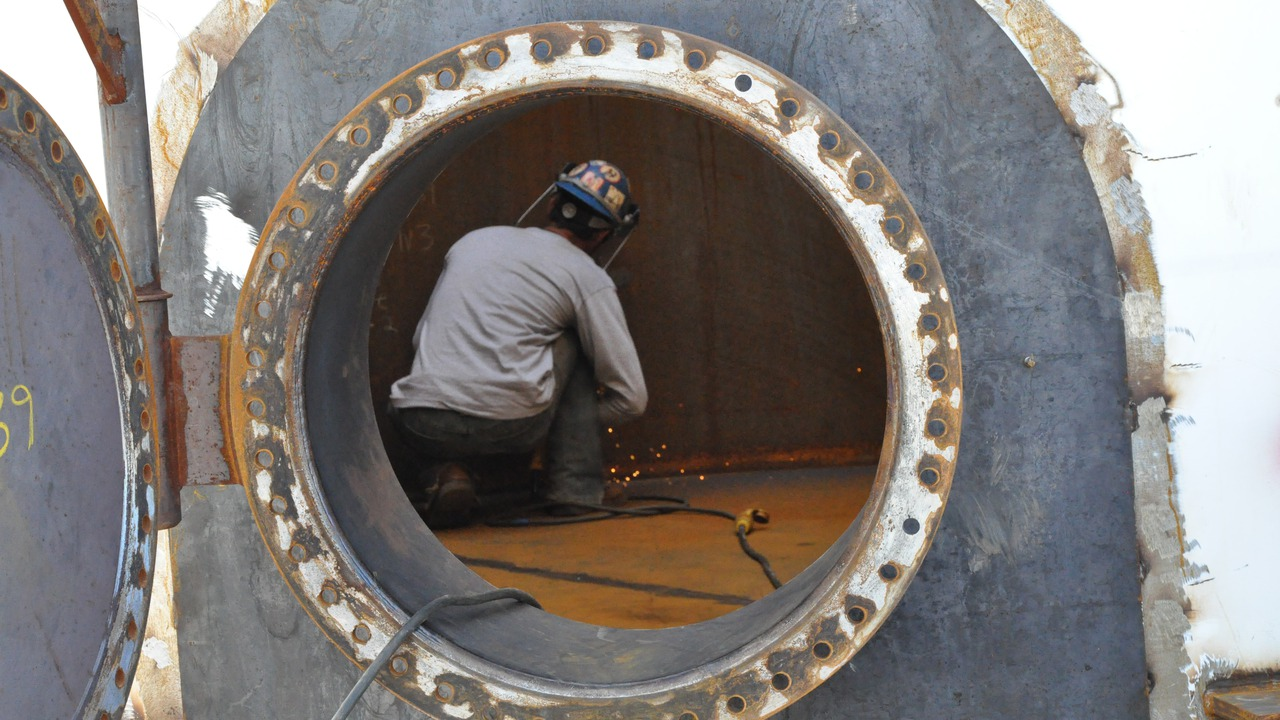
#> input picture dataset/images/visual_security/chemical__chemical_storage_tanks.jpg, 1280 x 720 px
$ python -i import_screened_image_candidates.py   (imports and definitions only)   (older library calls are emulated)
#> lines starting #> are read from the running program, lines starting #| are printed output that depends on the picture; after the words box and inside, x2 and y2 are one past the last pixel; in counts of white or black regions, pixels touching at a corner belong together
#!/usr/bin/env python3
"""Screen image candidates, import accepted references, and add samples.

The script only imports candidates that can be mapped to an existing scene. It
moves accepted files from dataset/images_candidates into dataset/images, assigns
canonical ref_NN names, clones the scene metadata into new samples, and rebuilds
the prompt fields.
"""

from __future__ import annotations

import argparse
import csv
import json
import os
import re
import shutil
import sys
import time
from collections import Counter, defaultdict
from contextlib import contextmanager
from pathlib import Path

import cv2
import numpy as np
from PIL import Image

REPO_ROOT = Path(__file__).resolve().parents[1]
if str(REPO_ROOT) not in sys.path:
    sys.path.insert(0, str(REPO_ROOT))

from eval.application_taxonomy import enrich_application_fields
from scripts.rebuild_generation_prompts import build_evaluation_prompt, build_prompt

IMAGE_SUFFIXES = {".jpg", ".jpeg", ".png", ".webp"}
DOMAIN_PREFIX = {
    "visual_security": "vsec",
    "embodied_robotics": "erob",
    "heavy_load_construction": "hload",
    "precision_defect_gen": "pdef",
    "extreme_emergency": "emerg",
}
DOMAIN_NAMES = set(DOMAIN_PREFIX)
SCENE_QUALITY_OVERRIDES = {
    "erob_light_curtain_emergency_stop": {
        "max_edge_density": 0.32,
        "min_pattern_edge_density": 0.32,
        "max_skin_ratio": 0.36,
    },
}


def _load_samples(path: Path) -> dict:
    return json.loads(path.read_text(encoding="utf-8"))


# [10 lines left out: functions _write_samples, _iter_images, not called in this run]


def _scene_from_quality_backfill_name(path: Path) -> str | None:
    match = re.match(r"(?P<scene>(?:vsec|erob|hload|pdef|emerg)_[a-z0-9_]+)__ref_\d+$", path.stem)
    return match.group("scene") if match else None


# [77 lines left out: functions _candidate_scene, _image_metrics, not called in this run]


def _face_area_ratio(gray: np.ndarray) -> float:
    cascade_path = Path(cv2.data.haarcascades) / "haarcascade_frontalface_default.xml"
    if not cascade_path.exists():
        return 0.0
    classifier = cv2.CascadeClassifier(str(cascade_path))
    if classifier.empty():
        return 0.0
    small = cv2.resize(gray, (0, 0), fx=0.5, fy=0.5, interpolation=cv2.INTER_AREA)
    faces = classifier.detectMultiScale(small, scaleFactor=1.1, minNeighbors=5, minSize=(40, 40))
    if len(faces) == 0:
        return 0.0
    image_area = float(gray.shape[0] * gray.shape[1])
    return float(sum(w * h * 4.0 for _, _, w, h in faces) / image_area)


def _hash_values_from_luma(image: Image.Image, hash_size: int = 8) -> tuple[str, str]:
    ahash_arr = np.array(image.resize((hash_size, hash_size), Image.Resampling.LANCZOS), dtype=np.float32)
    avg = float(ahash_arr.mean())
    ahash_bits = (ahash_arr > avg).flatten()
    ahash_value = 0
    for bit in ahash_bits:
        ahash_value = (ahash_value << 1) | int(bool(bit))

    dhash_arr = np.array(image.resize((hash_size + 1, hash_size), Image.Resampling.LANCZOS), dtype=np.int16)
    dhash_bits = (dhash_arr[:, 1:] > dhash_arr[:, :-1]).flatten()
    dhash_value = 0
    for bit in dhash_bits:
        dhash_value = (dhash_value << 1) | int(bool(bit))

    width = hash_size * hash_size // 4
    return f"{ahash_value:0{width}x}", f"{dhash_value:0{width}x}"


def _image_hashes(path: Path, hash_size: int = 8) -> tuple[str, str]:
    with Image.open(path) as image:
        return _hash_values_from_luma(image.convert("L"), hash_size)


def _image_metrics_and_hashes(path: Path) -> tuple[dict, str, str]:
    with Image.open(path) as image:
#> image is the input picture: PIL image 1280x720 RGB; mean R, G, B 127.5, 122.8, 120.1
        rgb = image.convert("RGB")
        width, height = rgb.size
        arr = np.array(rgb)
        ahash, dhash = _hash_values_from_luma(image.convert("L"))
#> in _hash_values_from_luma, `avg = float(ahash_arr.mean())`: avg = 123.5
#> the loop in _hash_values_from_luma, `for bit in ahash_bits:` made 64 passes
#> (bit, ahash_value) on passes 3 to 10: (True, 7), (True, 15), (True, 31), (False, 62), (True, 125), (True, 251), (True, 503), (True, 1007)
#> after the loop in _hash_values_from_luma, `for bit in ahash_bits:`: ahash_value = 18142543372789859809
#> the loop in _hash_values_from_luma, `for bit in dhash_bits:` made 64 passes
#> (bit, dhash_value) on passes 2 to 9: (False, 0), (True, 1), (True, 3), (False, 6), (False, 12), (True, 25), (True, 51), (False, 102)
#> after the loop in _hash_values_from_luma, `for bit in dhash_bits:`: dhash_value = 3678189260615032227
#> ahash = 'fbc743130141c5e1'; dhash = '330b8da5079d9da3'
    gray = cv2.cvtColor(arr, cv2.COLOR_RGB2GRAY)
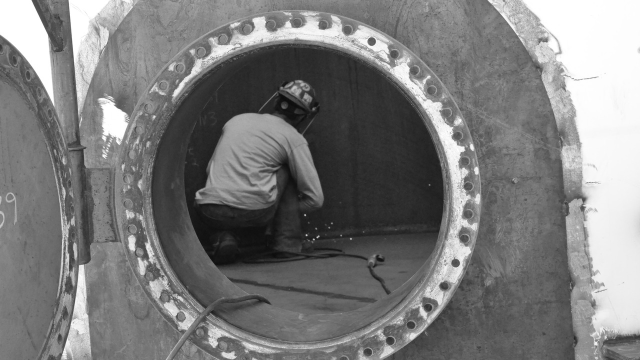
#> gray: shape (720, 1280) (shown at 1/2 size); min 11, max 255, mean 123.9
    laplacian_var = float(cv2.Laplacian(gray, cv2.CV_64F).var())
#> laplacian_var = 399.2
    edges = cv2.Canny(gray, 80, 160)
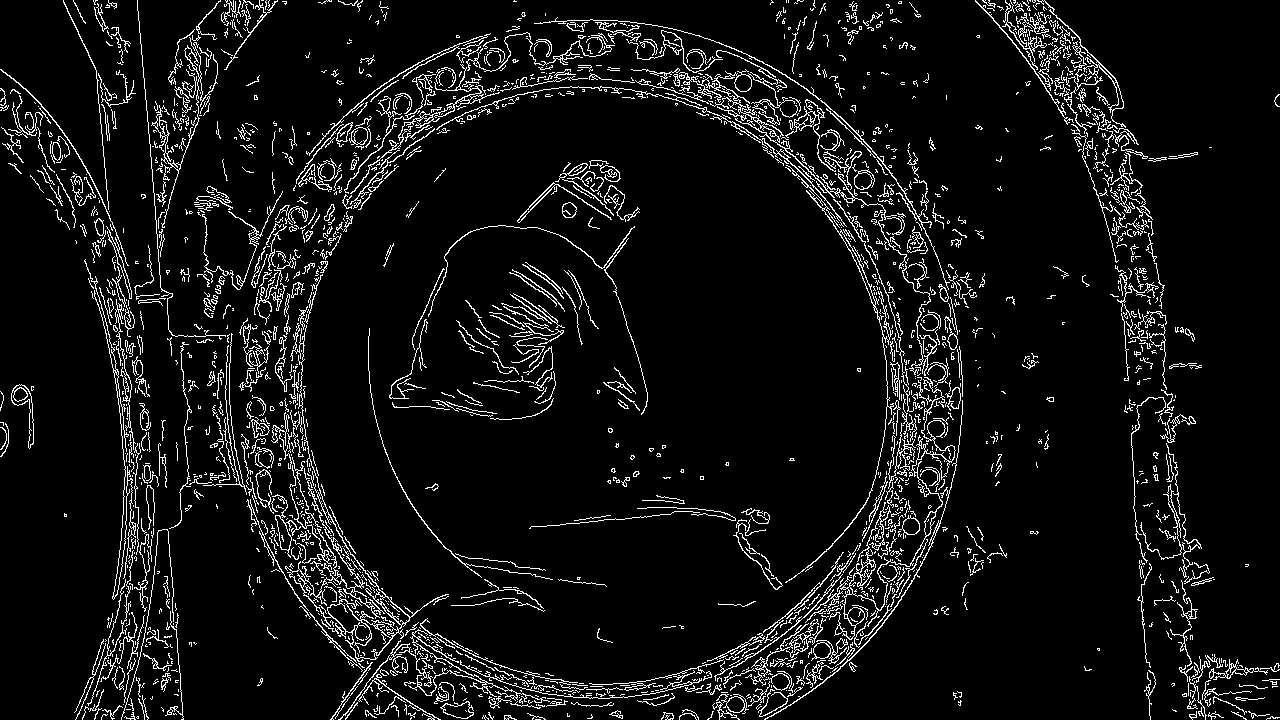
#> edges: shape (720, 1280); 7% white in thin lines or dots
    edge_density = float(np.mean(edges > 0))
#> edge_density = 0.0702
    h, w = gray.shape
    border = max(8, min(h, w) // 10)
    mask = np.zeros_like(gray, dtype=bool)
    mask[:border, :] = True
    mask[-border:, :] = True
    mask[:, :border] = True
    mask[:, -border:] = True
    background_edge_density = float(np.mean(edges[mask] > 0)) if np.any(mask) else edge_density
#> background_edge_density = 0.0602
#> mask: shape (720, 1280) bool; 29% white; 1 white region, box (x1, y1, x2, y2) and area: (0, 0, 1280, 720) 267264
    hsv = cv2.cvtColor(arr, cv2.COLOR_RGB2HSV)
#> hsv: shape (720, 1280, 3); mean H, S, V 62.9, 46.3, 133.8
    sat = hsv[:, :, 1]
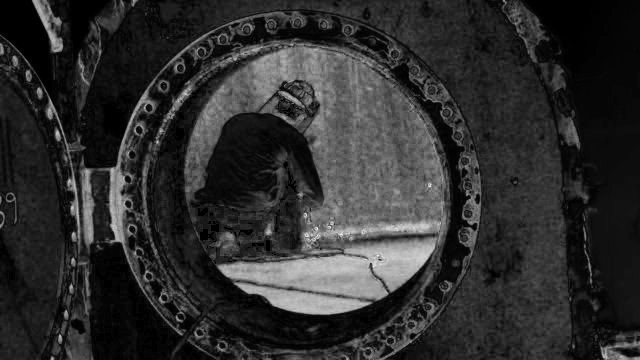
#> sat: shape (720, 1280) (shown at 1/2 size); min 0, max 255, mean 46.3
    white_ratio = float(np.mean(gray > 235))
#> white_ratio = 0.11
    y0, y1 = h // 4, (h * 3) // 4
    x0, x1 = w // 4, (w * 3) // 4
    center = gray[y0:y1, x0:x1] if y1 > y0 and x1 > x0 else gray
    rgb = arr.astype(np.int16)
    r = rgb[:, :, 0]
    g = rgb[:, :, 1]
    b = rgb[:, :, 2]
    skin = (
        (r > 95)
        & (g > 40)
        & (b > 20)
        & ((np.maximum.reduce([r, g, b]) - np.minimum.reduce([r, g, b])) > 15)
        & (np.abs(r - g) > 15)
        & (r > g)
        & (r > b)
    )
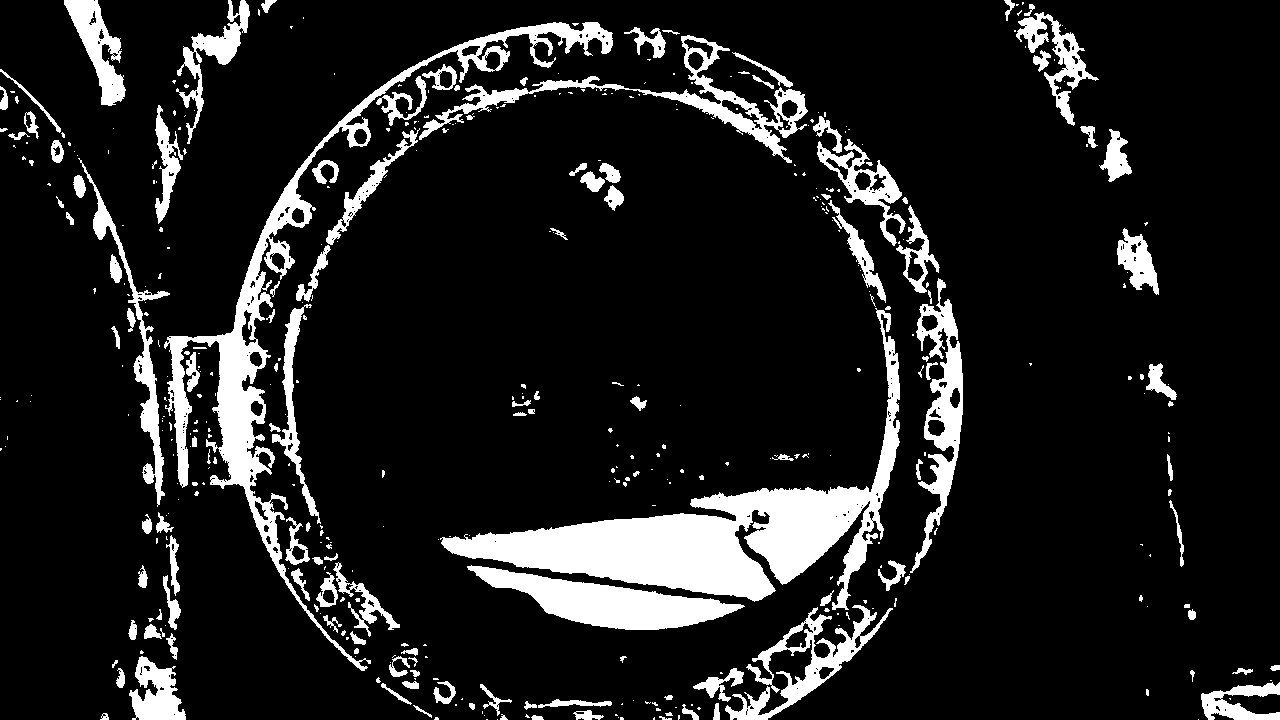
#> skin: shape (720, 1280) bool; 12.2% white; 438 white regions (292 under 20 px), largest, box (x1, y1, x2, y2) and area: (440, 308, 900, 610) 28519, (164, 22, 613, 671) 17478, (467, 565, 745, 630) 7770
    return {
        "width": width,
        "height": height,
        "pixels": width * height,
        "short_side": min(width, height),
        "laplacian_var": laplacian_var,
        "edge_density": edge_density,
        "background_edge_density": background_edge_density,
        "white_ratio": white_ratio,
        "center_white_ratio": float(np.mean(center > 235)),
        "mean_saturation": float(np.mean(sat)),
        "skin_ratio": float(np.mean(skin)),
        "face_area_ratio": _face_area_ratio(gray),
    }, ahash, dhash
#> in _face_area_ratio, `faces = classifier.detectMultiScale(small, scaleFactor=1.1, minNeighbo..`: faces = ()


def _formal_image_count(image_root: Path, domain: str, scene: str) -> int:
    scene_dir = image_root / domain / scene
    return len(_iter_images(scene_dir))


def _average_hash(path: Path, hash_size: int = 8) -> str:
    return _image_hashes(path, hash_size)[0]


def _dhash(path: Path, hash_size: int = 8) -> str:
    return _image_hashes(path, hash_size)[1]


def _hamming(a: str, b: str) -> int:
    return int.bit_count(int(a, 16) ^ int(b, 16))


# [29 lines left out: functions _next_ref_path, _next_ref_path_with_offset, _next_task_id, not called in this run]


def _quality_limit(scene: str, args: argparse.Namespace, name: str):
    return SCENE_QUALITY_OVERRIDES.get(scene, {}).get(name, getattr(args, name))


# [100 lines left out: functions _passes_quality, _clone_sample, _write_report, _load_scene_plan, _parse_scene_caps, _cache_key, not called in this run]


def _hash_cache_signature(path: Path) -> dict[str, int]:
    stat = path.stat()
    return {"size": int(stat.st_size), "mtime_ns": int(stat.st_mtime_ns)}


# [342 lines left out: functions _load_hash_cache, _write_hash_cache, _cached_image_hashes, _require_within, _exclusive_lock, run and 2 more, not called in this run]


# [2 lines not run here, left out]

>>> result = _image_metrics_and_hashes('../dataset/images/visual_security/chemical__chemical_storage_tanks.jpg')

$ run again, on dataset/images/visual_security/construction__tower_crane_luffing_jib.jpg
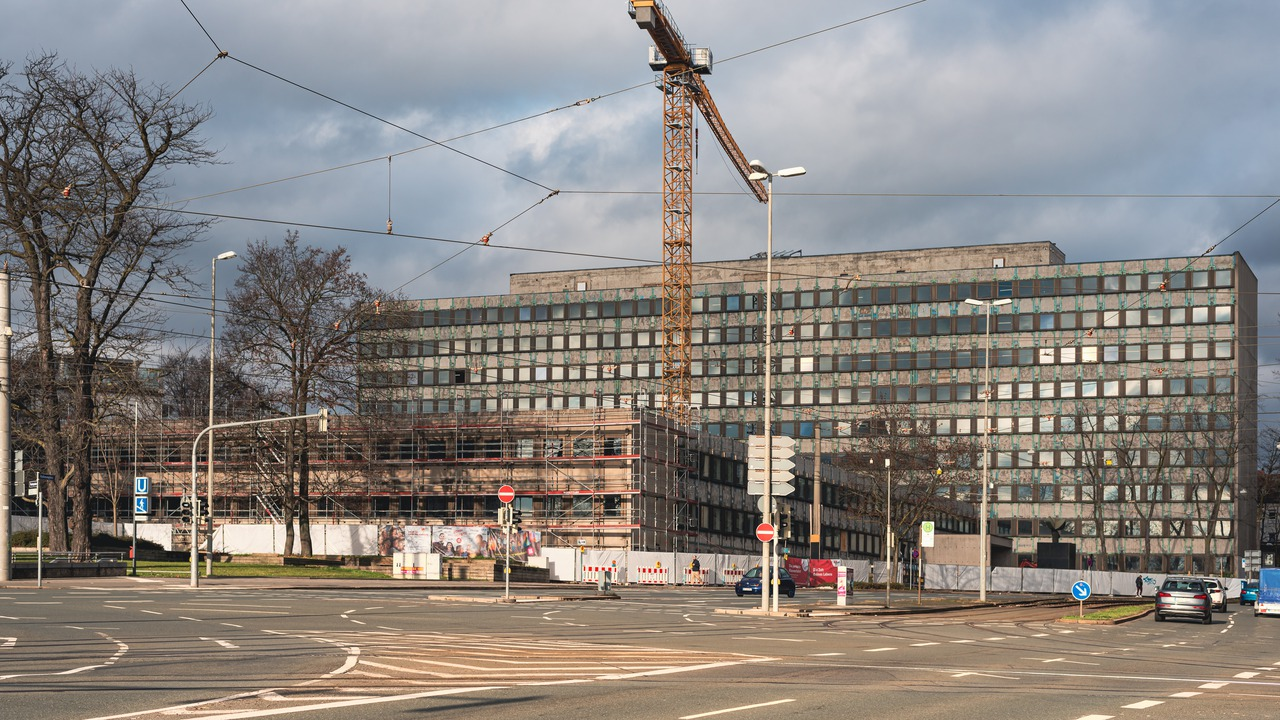
#> input picture dataset/images/visual_security/construction__tower_crane_luffing_jib.jpg, 1280 x 720 px
#> in _image_metrics_and_hashes, image is the input picture: PIL image 1280x720 RGB; mean R, G, B 138.1, 132.6, 128
#> avg = 133.7
#> the loop in _hash_values_from_luma, `for bit in ahash_bits:` made 64 passes
#> (bit, ahash_value) on passes 3 to 10: (True, 7), (True, 15), (True, 31), (True, 63), (True, 127), (True, 255), (False, 510), (True, 1021)
#> after the loop in _hash_values_from_luma, `for bit in ahash_bits:`: ahash_value = 18410503070980010111
#> the loop in _hash_values_from_luma, `for bit in dhash_bits:` made 64 passes
#> (bit, dhash_value) on passes 3 to 10: (True, 7), (False, 14), (True, 29), (True, 59), (False, 118), (False, 236), (True, 473), (True, 947)
#> after the loop in _hash_values_from_luma, `for bit in dhash_bits:`: dhash_value = 17072268926108755186
#> ahash = 'ff7f3f000200707f'; dhash = 'ecece222b2a6e4f2'
#> laplacian_var = 2602.9
#> in _image_metrics_and_hashes, `edges = cv2.Canny(gray, 80, 160)`:
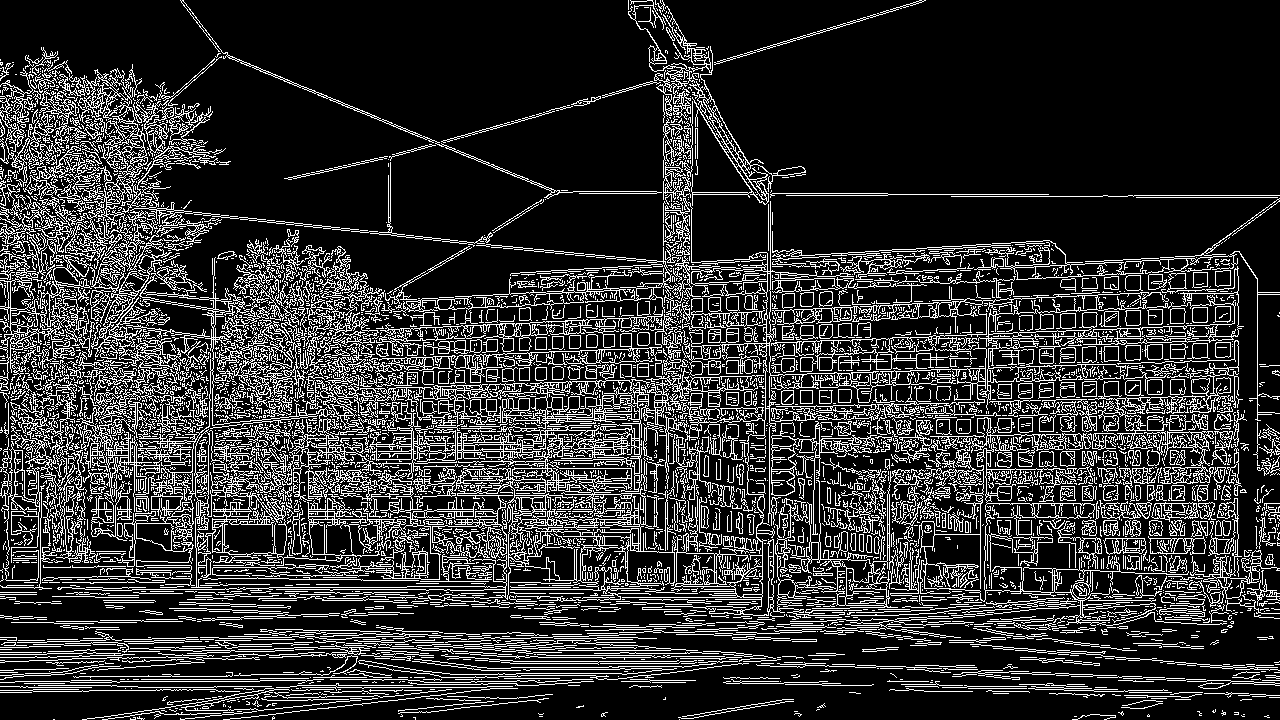
#> edges: shape (720, 1280); 19.1% white in thin lines or dots
#> edge_density = 0.191
#> background_edge_density = 0.132
#> mask: shape (720, 1280) bool; 29% white; 1 white region, box (x1, y1, x2, y2) and area: (0, 0, 1280, 720) 267264
#> hsv: shape (720, 1280, 3); mean H, S, V 55.1, 49.7, 146.6
#> white_ratio = 0.0107
#> skin: shape (720, 1280) bool; 25.3% white; 2191 white regions (1679 under 20 px), largest, box (x1, y1, x2, y2) and area: (0, 65, 1280, 720) 142648, (0, 274, 745, 594) 24409, (90, 417, 290, 531) 4715
#> in _face_area_ratio, `small = cv2.resize(gray, (0, 0), fx=0.5, fy=0.5, interpolation=cv2.INT..`:
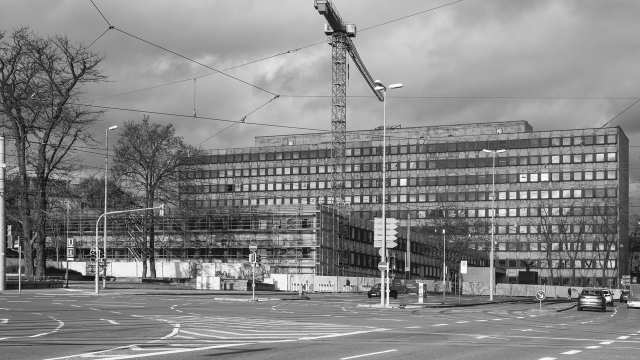
#> small: shape (360, 640); min 14, max 253, mean 133.8
#> faces = ()
